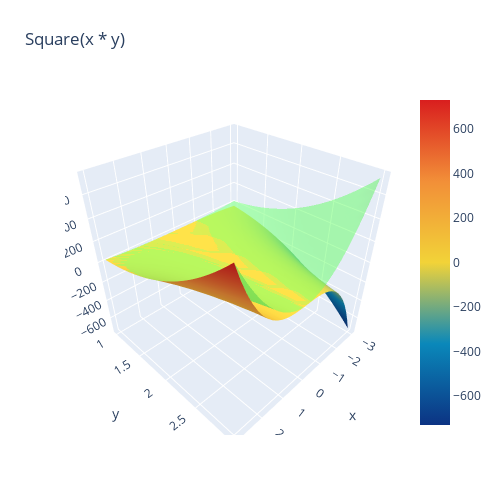

Notebook source saved alongside this figure:
### Markdown cell above
A straightforward `exercise` for the reader is to modify this for the case where x and y
are `multiplied` instead of added.

Next, we’ll examine a more complicated example that more closely mimics what happens in deep learning: a similar function to the previous example, but with two vector
inputs.

### Code cell
import plotly.graph_objects as go

x = np.linspace(-3, 3, 30)
y = np.linspace(1, 3, 30)
x, y = np.meshgrid(x, y)
z = cubic(x * y)
z_deriv = 3 * ((x * y)**2) * y # 3*x^2*y

fig = go.Figure(data=[
        go.Surface(z=z, x=x, y=y, colorscale="Portland"),
        go.Surface(z=z_deriv, x=x, y=y, colorscale=[[0, "rgb(100, 254, 100)"], [1, "rgb(100, 254, 100)"]], showscale=False, opacity=0.50)
    ])
fig.update_layout(title='Square(x * y)', autosize=False, coloraxis_showscale=False,
                  width=500, height=500,
                  margin=dict(l=65, r=50, b=65, t=90))
fig.show()

### Figure 1 — Plotly figure (JSON) as saved in the notebook; plotly's stock layout.template omitted (floating-point values rounded to 4 significant figures; data arrays with more than 128 entries replaced by an {"elided": "..."} marker saying what was removed)
{"data": [{"colorscale": [[0, "rgb(12,51,131)"], [0.25, "rgb(10,136,186)"], [0.5, "rgb(242,211,56)"], [0.75, "rgb(242,143,56)"], [1, "rgb(217,30,30)"]], "type": "surface", "x": {"elided": "30x30 float values"}, "y": {"elided": "30x30 float values"}, "z": {"elided": "30x30 float values"}}, {"colorscale": [[0, "rgb(100, 254, 100)"], [1, "rgb(100, 254, 100)"]], "opacity": 0.5, "showscale": false, "type": "surface", "x": {"elided": "30x30 float values"}, "y": {"elided": "30x30 float values"}, "z": {"elided": "30x30 float values"}}], "layout": {"autosize": false, "coloraxis": {"showscale": false}, "height": 500, "margin": {"b": 65, "l": 65, "r": 50, "t": 90}, "title": {"text": "Square(x * y)"}, "width": 500}}
